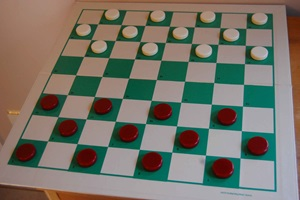
#> input picture notebooks/img/Dama.jpg, 300 x 200 px; the run also reads 1 picture not shown here
$ jupyter execute hafta06.ipynb   (older library calls are emulated)
#> lines starting #> are read from the running program, lines starting #| are printed output that depends on the picture
### notebooks/my.py

import cv2
import matplotlib.pyplot as plt

def cv2_imshow(title, img):
    plt.title(title)
    plt.imshow(img, cmap='gray')

    plt.xticks([])
    plt.yticks([])
    plt.show()

### notebooks/hafta06.ipynb
[cell 1]
import numpy as np
import cv2
from matplotlib import pyplot as plt
from skimage import data
from skimage.filters import unsharp_mask
import matplotlib.pyplot as plt
import math
from my import cv2_imshow

DAMA_JPG = 'img/Dama.jpg'
MOON_JPG = 'img/moon.jpg'
LENA1_JPG = 'img/lena1.jpg'
CHEST_TIF = 'img/orig_chest_xray.tif'

## Average_image1_blur1

[cell 2]
img = cv2.imread(DAMA_JPG, 1)
#> img is the input picture: shape (200, 300, 3); mean B, G, R 104.2, 115.5, 117.2


kernel = np.ones((5,5),np.float32)/25
dst = cv2.filter2D(img, -1,kernel)

plt.subplot(121),plt.imshow(img),plt.title('Original')
plt.xticks([]), plt.yticks([])
plt.subplot(122),plt.imshow(dst),plt.title('Averaging')
plt.xticks([]), plt.yticks([])
plt.show()
#> figure, not shown here; B, G, R data is drawn as R, G, B

## Average_image3_denoising0

[cell 3]
def noisy(noise_typ,image):
#> called with noise_typ = 'gauss'
   if noise_typ == "gauss":
      row,col,ch= image.shape
#> row = 200; col = 300; ch = 3
      mean = 0
      var = 1
      sigma = var**0.5
      gauss = np.random.normal(mean,sigma,(row,col,ch))
      gauss = gauss.reshape(row,col,ch)
      noisy = image + gauss
      return noisy
   elif noise_typ == "s&p":
      out = np.copy(image)
      probs = np.random.random(image.shape[:2])
      out[probs < 0.2] = 1
      out[probs > 0.8] = 0
      return out
      # [15 lines of commented-out code are left out]
   elif noise_typ == "poisson":
      vals = len(np.unique(image))
      vals = 2 ** np.ceil(np.log2(vals))
      noisy = np.random.poisson(image * vals) / float(vals)
      return noisy
   elif noise_typ =="speckle":
      row,col,ch = image.shape
      gauss = np.random.randn(row,col,ch)
      gauss = gauss.reshape(row,col,ch)
      noisy = image + image * gauss
      return noisy

img = cv2.imread(DAMA_JPG, 1)
#img = img/255

dst1 = noisy("gauss",img)
dst2 = noisy("s&p",img)
#> call 2 of noisy, with noise_typ = 's&p'
#> in noisy (call 2), `out[probs > 0.8] = 0`:
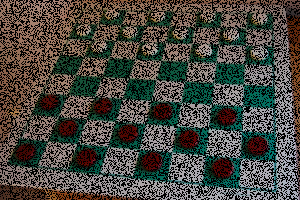
#> out: shape (200, 300, 3); mean B, G, R 63.1, 69.9, 71
dst3 = noisy("poisson",img)
dst4 = noisy("speckle",img)


b,g,r = cv2.split(img)           # get b,g,r
img1 = cv2.merge([r,g,b])
b,g,r = cv2.split(dst1)           # get b,g,r
rgb_img1 = cv2.merge([r,g,b])     # switch it to rgb
b,g,r = cv2.split(dst2)           # get b,g,r
rgb_img2 = cv2.merge([r,g,b])
b,g,r = cv2.split(dst3)           # get b,g,r
rgb_img3 = cv2.merge([r,g,b])
b,g,r = cv2.split(dst4)           # get b,g,r
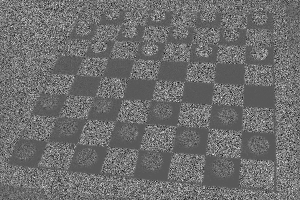
#> r: shape (200, 300) float64; min -461, max 871.8, mean 117.6; drawn with min black and max white
rgb_img4 = cv2.merge([r,g,b])

rgb_img1 = np.uint8(rgb_img1)
rgb_img2 = np.uint8(rgb_img2)
rgb_img3 = np.uint8(rgb_img3)
rgb_img4 = np.uint8(rgb_img4)
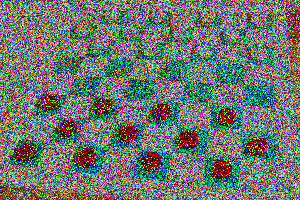
#> rgb_img4: shape (200, 300, 3); mean R, G, B 109.3, 118, 112.1

kernel = np.ones((5,5),np.float32)/25
denois1 = cv2.filter2D(rgb_img1, -1,kernel)
denois2 = cv2.filter2D(rgb_img2, -1,kernel)
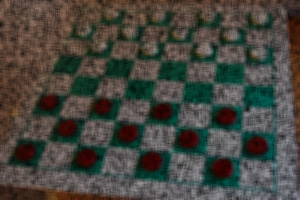
#> denois2: shape (200, 300, 3); mean R, G, B 71, 69.9, 63.1
denois3 = cv2.filter2D(rgb_img3, -1,kernel)
denois4 = cv2.filter2D(rgb_img4, -1,kernel)
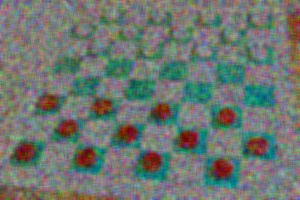
#> denois4: shape (200, 300, 3); mean R, G, B 109.4, 118, 112.2


# [4 lines of commented-out code are left out]


plt.subplot(251),plt.imshow(img1),plt.title('Input Image')
plt.subplot(252),plt.imshow(rgb_img1),plt.title('Gaussian Noise')
plt.subplot(253),plt.imshow(rgb_img2),plt.title('salt & pepper')
plt.subplot(254),plt.imshow(rgb_img3),plt.title('Poisson')
plt.subplot(255),plt.imshow(rgb_img4),plt.title('Speckle')

plt.subplot(257),plt.imshow(denois1),plt.title('Arithmetic mean filter')
plt.subplot(258),plt.imshow(denois2),plt.title('Arithmetic mean filter')
plt.subplot(259),plt.imshow(denois3),plt.title('Arithmetic mean filter')
plt.subplot(2,5,10),plt.imshow(denois4),plt.title('Arithmetic mean filter')

plt.show()

## high_boost_filtering_spatial

[cell 4]
# Load the image
image=cv2.imread(MOON_JPG,0)
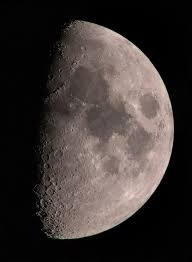
#> input picture notebooks/img/moon.jpg, 192 x 262 px
#> image: shape (262, 192); min 0, max 217, mean 54.6
# Blur the image
gauss = cv2.GaussianBlur(image, (7,7), 0)
# Apply Unsharp masking
unsharp_image = cv2.addWeighted(image, 2, gauss, -1, 0)

plt.imshow(unsharp_image,cmap="gray")
plt.show()

## high_boost_filtering_spatial2

[cell 5]
image = data.moon()
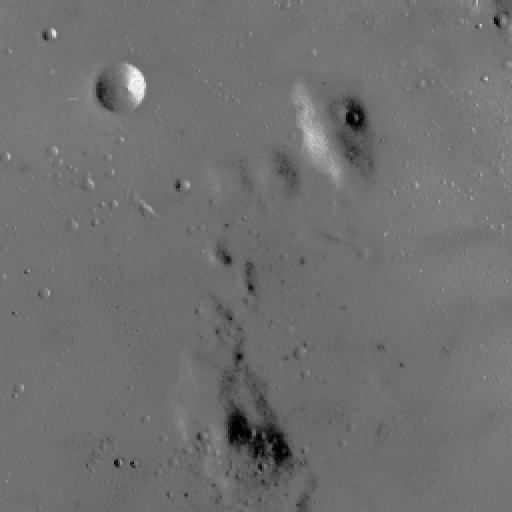
#> input picture skimage.data.moon(), 512 x 512 px
#> image is the input picture: shape (512, 512); min 0, max 255, mean 112.2
result_1 = unsharp_mask(image, radius=1, amount=1)
result_2 = unsharp_mask(image, radius=5, amount=2)
result_3 = unsharp_mask(image, radius=20, amount=1)

fig, axes = plt.subplots(nrows=2, ncols=2,
                         sharex=True, sharey=True, figsize=(10, 10))
ax = axes.ravel()

ax[0].imshow(image, cmap=plt.cm.gray)
ax[0].set_title('Original image')
ax[1].imshow(result_1, cmap=plt.cm.gray)
ax[1].set_title('Enhanced image, radius=1, amount=1.0')
ax[2].imshow(result_2, cmap=plt.cm.gray)
ax[2].set_title('Enhanced image, radius=5, amount=2.0')
ax[3].imshow(result_3, cmap=plt.cm.gray)
ax[3].set_title('Enhanced image, radius=20, amount=1.0')

for a in ax:
    a.axis('off')
fig.tight_layout()
plt.show()

## high_freq_emphasis_filter

[cell 6]
img = cv2.imread(CHEST_TIF, 0)
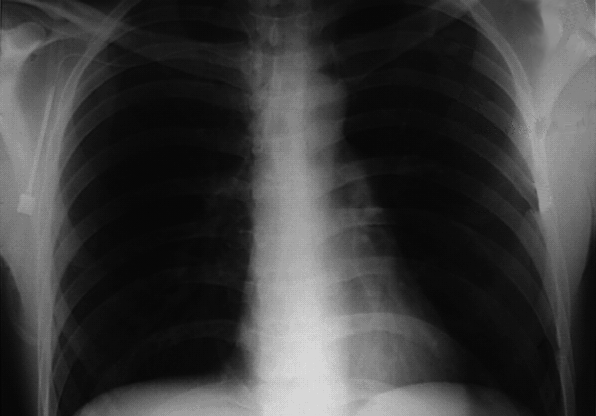
#> input picture notebooks/img/orig_chest_xray.tif, 596 x 416 px
#> img is the input picture: shape (416, 596); min 3, max 227, mean 59.9
#img = cv2.imread(MOON_JPG, 0)
# create a mask
row, col = img.shape
#> row = 416; col = 596

I = cv2.dft(np.float32(img),flags = cv2.DFT_COMPLEX_OUTPUT)
I_shift = np.fft.fftshift(I)

magnitude_spectrum = 20*np.log(cv2.magnitude(I_shift[:,:,0],I_shift[:,:,1]))
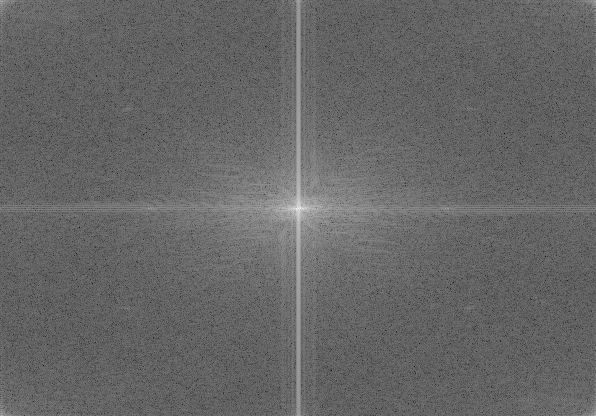
#> magnitude_spectrum: shape (416, 596) float32; min 7.05, max 330.3, mean 137; drawn with min black and max white
#phase_spectrum = cv2.phase(dft_shift[:,:,0],dft_shift[:,:,1])
#H = np.zeros((row, col),np.float32)
D0=10

# #Ideal HPF
# H=[[(np.sqrt((i-col/2)**2+(j-row/2)**2)<D0) for i in range(col)] for j in range(row)]
# H_son=np.ones(img.shape)
# H_son=H_son-H

# Butterworth HPF
n=5
H=[[1/(1+(np.sqrt((i-col/2)**2+(j-row/2)**2)/D0)**(2*n)) for i in range(col)] for j in range(row)]
H_son=np.ones(img.shape)
H_son=H_son-H


k1 = .75 ; k2 = .5


HFEfilt = k1 + k2 * H_son # Apply High-frequency emphasis


If=np.zeros((row,col,2))

If[:,:,0]=I_shift[:,:,0]*HFEfilt
If[:,:,1]=I_shift[:,:,1]*HFEfilt

magnitude_spectrum1 = 20*np.log(cv2.magnitude(If[:,:,0],If[:,:,1]))
f_ishift = np.fft.ifftshift(If)
img_back = cv2.idft(f_ishift)


plt.subplot(231),plt.imshow(img, cmap = 'gray')
plt.title('Input Image'), plt.xticks([]), plt.yticks([])
plt.subplot(232),plt.imshow(magnitude_spectrum, cmap = 'gray',vmin = 0, vmax = 255)
plt.title('Magnitude Spectrum'), plt.xticks([]), plt.yticks([])
plt.subplot(233),plt.imshow(HFEfilt, cmap = 'gray')
plt.title('Filter'), plt.xticks([]), plt.yticks([])
plt.subplot(234),plt.imshow(img_back[:,:,0], cmap = 'gray')
plt.title('Filtered Image'), plt.xticks([]), plt.yticks([])
plt.subplot(235),plt.imshow(magnitude_spectrum1, cmap = 'gray',vmin = 0, vmax = 255)
plt.title('Spectrum of Filtered Img'), plt.xticks([]), plt.yticks([])
#plt.subplot(236),plt.imshow(img-img_back[:,:,0], cmap = 'gray')
#plt.title('Filter'), plt.xticks([]), plt.yticks([])
plt.show()
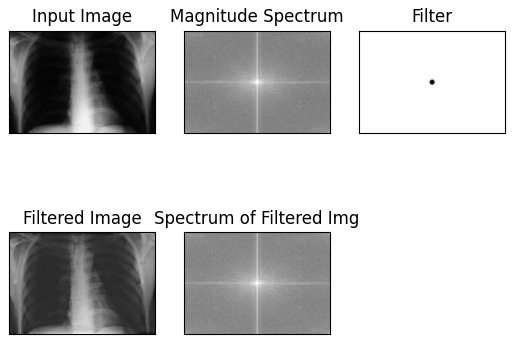
#> figure drawn by matplotlib, 5 panels

## homomorphic_gt

[cell 7]
# read input and convert to grayscale
img = cv2.imread(CHEST_TIF, 0)
#img = cv2.imread(MOON_JPG, 0)
hh, ww = img.shape[:2]
#> hh = 416; ww = 596
row, col = img.shape


# take ln of image
img_log = np.log(np.float64(img), dtype=np.float64)

# do dft saving as complex output
dft = np.fft.fft2(img_log, axes=(0,1))

# apply shift of origin to center of image
dft_shift = np.fft.fftshift(dft)

# [12 lines of commented-out code are left out]
D0=13

H=[[math.exp(-((i-col/2)**2+(j-row/2)**2)/(2*D0**2)) for i in range(col)] for j in range(row)]
mask=np.ones(img.shape)
mask=mask-H

yh=.75
yl=.25
mask=(yh-yl)*mask+yl


# antialias mask via blurring
#mask = cv2.GaussianBlur(mask, (7,7), 0)

# apply mask to dft_shift
dft_shift_filtered = np.multiply(dft_shift,mask)

# shift origin from center to upper left corner
back_ishift = np.fft.ifftshift(dft_shift_filtered)

# do idft saving as complex
img_back = np.fft.ifft2(back_ishift, axes=(0,1))

# combine complex real and imaginary components to form (the magnitude for) the original image again
img_back = np.abs(img_back)

# apply exp to reverse the earlier log
img_homomorphic = np.exp(img_back, dtype=np.float64)

# scale result
img_homomorphic = cv2.normalize(img_homomorphic, None, alpha=0, beta=255, norm_type=cv2.NORM_MINMAX, dtype=cv2.CV_8U)

## write result to disk
#cv2.imwrite("person_dft_numpy_mask.png", (255*mask).astype(np.uint8))
#cv2.imwrite("person_dft_numpy_homomorphic.png", img_homomorphic)

cv2_imshow("ORIGINAL", img)
cv2_imshow("MASK", mask)
cv2_imshow("FILTERED DFT/IFT ROUND TRIP", img_back)
cv2_imshow("HOMOMORPHIC", img_homomorphic)

## image1_band_reject

[cell 8]
img = cv2.imread(LENA1_JPG, 0)

row, col = img.shape
#> row = 225; col = 225

I = cv2.dft(np.float32(img),flags = cv2.DFT_COMPLEX_OUTPUT)
I_shift = np.fft.fftshift(I)

magnitude_spectrum = 20*np.log(cv2.magnitude(I_shift[:,:,0],I_shift[:,:,1]))
# [20 lines of commented-out code are left out]
H = np.ones((row, col),np.float32)

d0=44
d1=36

for u in range(0, row):
        for v in range(0, col):
            # Get euclidean distance from point D(u,v) to the center
            D_uv = np.sqrt((u - row / 2 ) ** 2 + (v - col / 2 ) ** 2)
            # D_muv = np.sqrt((u - row / 2 - u_k) ** 2 + (v - col / 2 - v_k) ** 2)

            if D_uv <= d0 and D_uv >= d1:
                H[u, v] = 0.0


If=np.zeros((row,col,2))
If[:,:,0]=np.multiply(I_shift[:,:,0],H)
If[:,:,1]=np.multiply(I_shift[:,:,1],H)

#If[:,:,0]=np.multiply(If[:,:,0],H2i)
#If[:,:,1]=np.multiply(If[:,:,1],H2i)

magnitude_spectrum1 = 20*np.log(cv2.magnitude(If[:,:,0],If[:,:,1]))
f_ishift = np.fft.ifftshift(If)
img_back = cv2.idft(f_ishift)


plt.subplot(231),plt.imshow(img, cmap = 'gray')
plt.title('Input Image'), plt.xticks([]), plt.yticks([])
plt.subplot(232),plt.imshow(magnitude_spectrum, cmap = 'gray',vmin = 0, vmax = 255)
plt.title('Magnitude Spectrum'), plt.xticks([]), plt.yticks([])
plt.subplot(233),plt.imshow(H, cmap = 'gray')
plt.title('Filter'), plt.xticks([]), plt.yticks([])
plt.subplot(234),plt.imshow(img_back[:,:,0], cmap = 'gray')
plt.title('Filtered Image'), plt.xticks([]), plt.yticks([])
plt.subplot(235),plt.imshow(magnitude_spectrum1, cmap = 'gray',vmin = 0, vmax = 255)
plt.title('Spectrum of Filtered Img'), plt.xticks([]), plt.yticks([])
#plt.subplot(236),plt.imshow(img-img_back[:,:,0], cmap = 'gray')
#plt.title('Filter'), plt.xticks([]), plt.yticks([])
plt.show()
# [5 lines of commented-out code are left out]

## image1_HPF

[cell 9]
img=cv2.imread(MOON_JPG,0)
# create a mask
row, col = img.shape
#> row = 262; col = 192

I = cv2.dft(np.float32(img),flags = cv2.DFT_COMPLEX_OUTPUT)
I_shift = np.fft.fftshift(I)

magnitude_spectrum = 20*np.log(cv2.magnitude(I_shift[:,:,0],I_shift[:,:,1]))
#phase_spectrum = cv2.phase(dft_shift[:,:,0],dft_shift[:,:,1])
#H = np.zeros((row, col),np.float32)
D0=200

# [12 lines of commented-out code are left out]
H=[[math.exp(-((i-col/2)**2+(j-row/2)**2)/(2*D0**2)) for i in range(col)] for j in range(row)]
H_son=np.ones(img.shape)
H_son=H_son-H

If=np.zeros((row,col,2))
#If[:,:,0]=np.multiply(I_shift[:,:,0],H)
#If[:,:,1]=np.multiply(I_shift[:,:,1],H)

If[:,:,0]=I_shift[:,:,0]*H_son
If[:,:,1]=I_shift[:,:,1]*H_son

magnitude_spectrum1 = 20*np.log(cv2.magnitude(If[:,:,0],If[:,:,1]))
f_ishift = np.fft.ifftshift(If)
img_back = cv2.idft(f_ishift)


plt.subplot(231),plt.imshow(img, cmap = 'gray')
plt.title('Input Image'), plt.xticks([]), plt.yticks([])
plt.subplot(232),plt.imshow(magnitude_spectrum, cmap = 'gray',vmin = 0, vmax = 255)
plt.title('Magnitude Spectrum'), plt.xticks([]), plt.yticks([])
plt.subplot(233),plt.imshow(H_son, cmap = 'gray')
plt.title('Filter'), plt.xticks([]), plt.yticks([])
plt.subplot(234),plt.imshow(img_back[:,:,0], cmap = 'gray')
plt.title('Filtered Image'), plt.xticks([]), plt.yticks([])
plt.subplot(235),plt.imshow(magnitude_spectrum1, cmap = 'gray',vmin = 0, vmax = 255)
plt.title('Spectrum of Filtered Img'), plt.xticks([]), plt.yticks([])
#plt.subplot(236),plt.imshow(img-img_back[:,:,0], cmap = 'gray')
#plt.title('Filter'), plt.xticks([]), plt.yticks([])
plt.show()
# [5 lines of commented-out code are left out]

## image1_LPF

[cell 10]
img=cv2.imread(MOON_JPG,0)
# create a mask
row, col = img.shape

I = cv2.dft(np.float32(img),flags = cv2.DFT_COMPLEX_OUTPUT)
I_shift = np.fft.fftshift(I)

magnitude_spectrum = 20*np.log(cv2.magnitude(I_shift[:,:,0],I_shift[:,:,1]))
#phase_spectrum = cv2.phase(dft_shift[:,:,0],dft_shift[:,:,1])
#H = np.zeros((row, col),np.float32)
D0=2

# Ideal LPF
# H=[[(np.sqrt((i-col/2)**2+(j-row/2)**2)<D0) for i in range(col)] for j in range(row)]


# # Butterworth LPF
# n=5
# H=[[1/(1+(np.sqrt((i-col/2)**2+(j-row/2)**2)/D0)**(2*n)) for i in range(col)] for j in range(row)]

# # H_son=np.ones(img.shape)

# # H_son=H_son-H

# Gaussian LPF
H=[[math.exp(-((i-col/2)**2+(j-row/2)**2)/(2*D0**2)) for i in range(col)] for j in range(row)]


If=np.zeros((row,col,2))
#If[:,:,0]=np.multiply(I_shift[:,:,0],H)
#If[:,:,1]=np.multiply(I_shift[:,:,1],H)

If[:,:,0]=I_shift[:,:,0]*H
If[:,:,1]=I_shift[:,:,1]*H

magnitude_spectrum1 = 20*np.log(cv2.magnitude(If[:,:,0],If[:,:,1]))
f_ishift = np.fft.ifftshift(If)
img_back = cv2.idft(f_ishift)


plt.subplot(231),plt.imshow(img, cmap = 'gray')
plt.title('Input Image'), plt.xticks([]), plt.yticks([])
plt.subplot(232),plt.imshow(magnitude_spectrum, cmap = 'gray',vmin = 0, vmax = 255)
plt.title('Magnitude Spectrum'), plt.xticks([]), plt.yticks([])
plt.subplot(233),plt.imshow(H, cmap = 'gray')
plt.title('Filter'), plt.xticks([]), plt.yticks([])
plt.subplot(234),plt.imshow(img_back[:,:,0], cmap = 'gray')
plt.title('Filtered Image'), plt.xticks([]), plt.yticks([])
plt.subplot(235),plt.imshow(magnitude_spectrum1, cmap = 'gray',vmin = 0, vmax = 255)
plt.title('Spectrum of Filtered Img'), plt.xticks([]), plt.yticks([])
#plt.subplot(236),plt.imshow(img-img_back[:,:,0], cmap = 'gray')
#plt.title('Filter'), plt.xticks([]), plt.yticks([])
plt.show()
# [5 lines of commented-out code are left out]

## image1_MagPhaseSpectrum

[cell 11]
img = cv2.imread(MOON_JPG, 0)
# create a mask

dft = cv2.dft(np.float32(img),flags = cv2.DFT_COMPLEX_OUTPUT)
dft_shift = np.fft.fftshift(dft)

magnitude_spectrum = 20*np.log(cv2.magnitude(dft_shift[:,:,0],dft_shift[:,:,1]))
phase_spectrum = cv2.phase(dft_shift[:,:,0],dft_shift[:,:,1])

plt.subplot(131),plt.imshow(img, cmap = 'gray')
plt.title('Input Image'), plt.xticks([]), plt.yticks([])
plt.subplot(132),plt.imshow(magnitude_spectrum, cmap = 'gray')
plt.title('Magnitude Spectrum'), plt.xticks([]), plt.yticks([])
plt.subplot(133),plt.imshow(phase_spectrum, cmap = 'gray')
plt.title('Phase Spectrum'), plt.xticks([]), plt.yticks([])
plt.show()
# [5 lines of commented-out code are left out]

## image1_NotchFilter

[cell 12]
img = cv2.imread(LENA1_JPG, 0)

row, col = img.shape
#> row = 225; col = 225

I = cv2.dft(np.float32(img),flags = cv2.DFT_COMPLEX_OUTPUT)
I_shift = np.fft.fftshift(I)

magnitude_spectrum = 20*np.log(cv2.magnitude(I_shift[:,:,0],I_shift[:,:,1]))
# [7 lines of commented-out code are left out]
c1=[85, 138]
c2=[138, 85]
D0=5
n=5
H1=[[1/(1+(np.sqrt((i-c1[0])**2+(j-c1[1])**2)/D0)**(2*n)) for i in range(col)] for j in range(row)]
H2=[[1/(1+(np.sqrt((i-c2[0])**2+(j-c2[1])**2)/D0)**(2*n)) for i in range(col)] for j in range(row)]

H1=np.asarray(H1)
H2=np.asarray(H2)
H=H1+H2
#H1i=1-H1
#H2i=1-H2
H=1-H

If=np.zeros((row,col,2))
If[:,:,0]=np.multiply(I_shift[:,:,0],H)
If[:,:,1]=np.multiply(I_shift[:,:,1],H)

#If[:,:,0]=np.multiply(If[:,:,0],H2i)
#If[:,:,1]=np.multiply(If[:,:,1],H2i)

magnitude_spectrum1 = 20*np.log(cv2.magnitude(If[:,:,0],If[:,:,1]))
f_ishift = np.fft.ifftshift(If)
img_back = cv2.idft(f_ishift)


plt.subplot(231),plt.imshow(img, cmap = 'gray')
plt.title('Input Image'), plt.xticks([]), plt.yticks([])
plt.subplot(232),plt.imshow(magnitude_spectrum, cmap = 'gray',vmin = 0, vmax = 255)
plt.title('Magnitude Spectrum'), plt.xticks([]), plt.yticks([])
plt.subplot(233),plt.imshow(H, cmap = 'gray')
plt.title('Filter'), plt.xticks([]), plt.yticks([])
plt.subplot(234),plt.imshow(img_back[:,:,0], cmap = 'gray')
plt.title('Filtered Image'), plt.xticks([]), plt.yticks([])
plt.subplot(235),plt.imshow(magnitude_spectrum1, cmap = 'gray',vmin = 0, vmax = 255)
plt.title('Spectrum of Filtered Img'), plt.xticks([]), plt.yticks([])
#plt.subplot(236),plt.imshow(img-img_back[:,:,0], cmap = 'gray')
#plt.title('Filter'), plt.xticks([]), plt.yticks([])
plt.show()
# [5 lines of commented-out code are left out]

## laplacian

[cell 13]
img = cv2.imread(MOON_JPG, 0)

m, n = img.shape
#> m = 262; n = 192

ft = cv2.dft(np.float32(img), flags=cv2.DFT_COMPLEX_OUTPUT)
ft_shifted = dft_shift = np.fft.fftshift(ft)


def highLaplacian(M, N):
    # Initializing the filter with ones; since the filter is a complex function,
    # it has two channels, representing the real and imaginary parts;
    # the data type is float32, since the pixels will take floating point values:
#> called with M = 262, N = 192
    filter = np.zeros((M, N, 2), dtype=np.float32)

    # Scanning through each pixel and calculating the negative of the sum of the
    # squares of the pixels, and assigning the value to the corresponding pixel
    # in the filter:
    for i in range(M):
        for j in range(N):
            filter[i][j] = -((i-M/2)**2 + (j-N/2)**2)

    return filter


filter = highLaplacian(m, n)

filterMag = 20 * np.log(cv2.magnitude(filter[:, :, 0], filter[:, :, 1]))

applied = ft_shifted * filter
fshift_mask_mag = 20 * np.log(cv2.magnitude(applied[:, :, 0], applied[:, :, 1]))
f_ishift = np.fft.ifftshift(applied)
img_back = cv2.idft(f_ishift)
img_back = cv2.magnitude(img_back[:, :, 0], img_back[:, :, 1])


plt.imshow(filterMag,cmap="gray")
plt.show()


imgplot = plt.imshow(img_back, cmap="gray")
plt.show()
